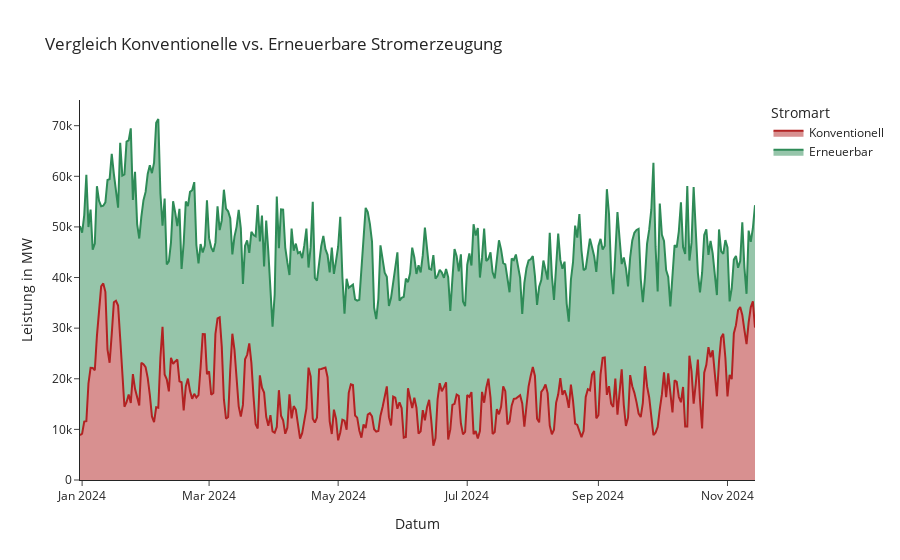

Notebook code cell kept with this figure:
### Markdown cell above
# Visualisierung

### Code cell
import pandas as pd
import plotly.express as px

# ➤ Beispielgruppen definieren
konventionell = ['Braunkohle', 'Steinkohle', 'Erdgas', 'Öl', 'Müll', 'Andere']
erneuerbar = ['Solar', 'Wind Onshore', 'Wind Offshore', 'Laufwasser', 'Biomasse', 'Geothermie']

# ➤ Neue Spalten berechnen
df['Konventionell'] = df[konventionell].sum(axis=1)
df['Erneuerbar'] = df[erneuerbar].sum(axis=1)

# ➤ Optional: nach Tag aggregieren (wenn Daten stündlich sind)
df_tag = df.resample("D").mean(numeric_only=True).copy()

# ➤ DataFrame in langes Format bringen
df_melted = df_tag[['Konventionell', 'Erneuerbar']].reset_index().melt(
    id_vars='Datum', var_name='Stromart', value_name='Leistung in MW'
)

# ➤ Diagramm erstellen
fig = px.area(
    df_melted,
    x='Datum',
    y='Leistung in MW',
    color='Stromart',
    title='Vergleich Konventionelle vs. Erneuerbare Stromerzeugung',
    color_discrete_map={
        'Konventionell': 'firebrick',
        'Erneuerbar': 'seagreen'
    }
)

fig.update_layout(template='simple_white')
fig.show()

### Figure 1 — Plotly figure (JSON) as saved in the notebook; plotly's stock layout.template omitted (floating-point values rounded to 4 significant figures; data arrays with more than 128 entries replaced by an {"elided": "..."} marker saying what was removed)
{"data": [{"fillpattern": {"shape": ""}, "hovertemplate": "Stromart=Konventionell<br>Datum=%{x}<br>Leistung in MW=%{y}<extra></extra>", "legendgroup": "Konventionell", "line": {"color": "firebrick"}, "marker": {"symbol": "circle"}, "mode": "lines", "name": "Konventionell", "orientation": "v", "showlegend": true, "stackgroup": "1", "type": "scatter", "x": {"elided": "320 str values"}, "xaxis": "x", "y": {"elided": "320 float values"}, "yaxis": "y"}, {"fillpattern": {"shape": ""}, "hovertemplate": "Stromart=Erneuerbar<br>Datum=%{x}<br>Leistung in MW=%{y}<extra></extra>", "legendgroup": "Erneuerbar", "line": {"color": "seagreen"}, "marker": {"symbol": "circle"}, "mode": "lines", "name": "Erneuerbar", "orientation": "v", "showlegend": true, "stackgroup": "1", "type": "scatter", "x": {"elided": "320 str values"}, "xaxis": "x", "y": {"elided": "320 float values"}, "yaxis": "y"}], "layout": {"legend": {"title": {"text": "Stromart"}, "tracegroupgap": 0}, "title": {"text": "Vergleich Konventionelle vs. Erneuerbare Stromerzeugung"}, "xaxis": {"anchor": "y", "domain": [0, 1], "title": {"text": "Datum"}}, "yaxis": {"anchor": "x", "domain": [0, 1], "title": {"text": "Leistung in MW"}}}}
